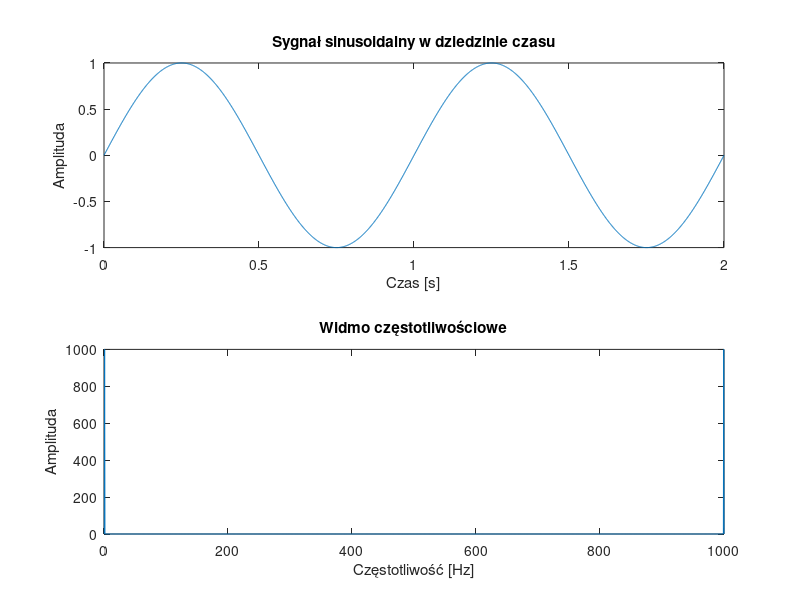

This chart was generated by the following MATLAB code:
% Parametry sygnału
amplituda = 1;
czestotliwosc = 1; % Hz
czas_trwania = 2; % sekundy
czestotliwosc_probkowania = 1000; % Hz

% Czas sygnału
t = linspace(0, czas_trwania, czas_trwania * czestotliwosc_probkowania);

% Generowanie sygnału sinusoidalnego
sygnal = amplituda * sin(2 * pi * czestotliwosc * t);

% Transformaty Fouriera
widmo = abs(fft(sygnal));
f = linspace(0, czestotliwosc_probkowania, length(widmo));

% Wykresy
subplot(2, 1, 1);
plot(t, sygnal);
title('Sygnał sinusoidalny w dziedzinie czasu');
xlabel('Czas [s]');
ylabel('Amplituda');

subplot(2, 1, 2);
plot(f, widmo);
title('Widmo częstotliwościowe');
xlabel('Częstotliwość [Hz]');
ylabel('Amplituda');
